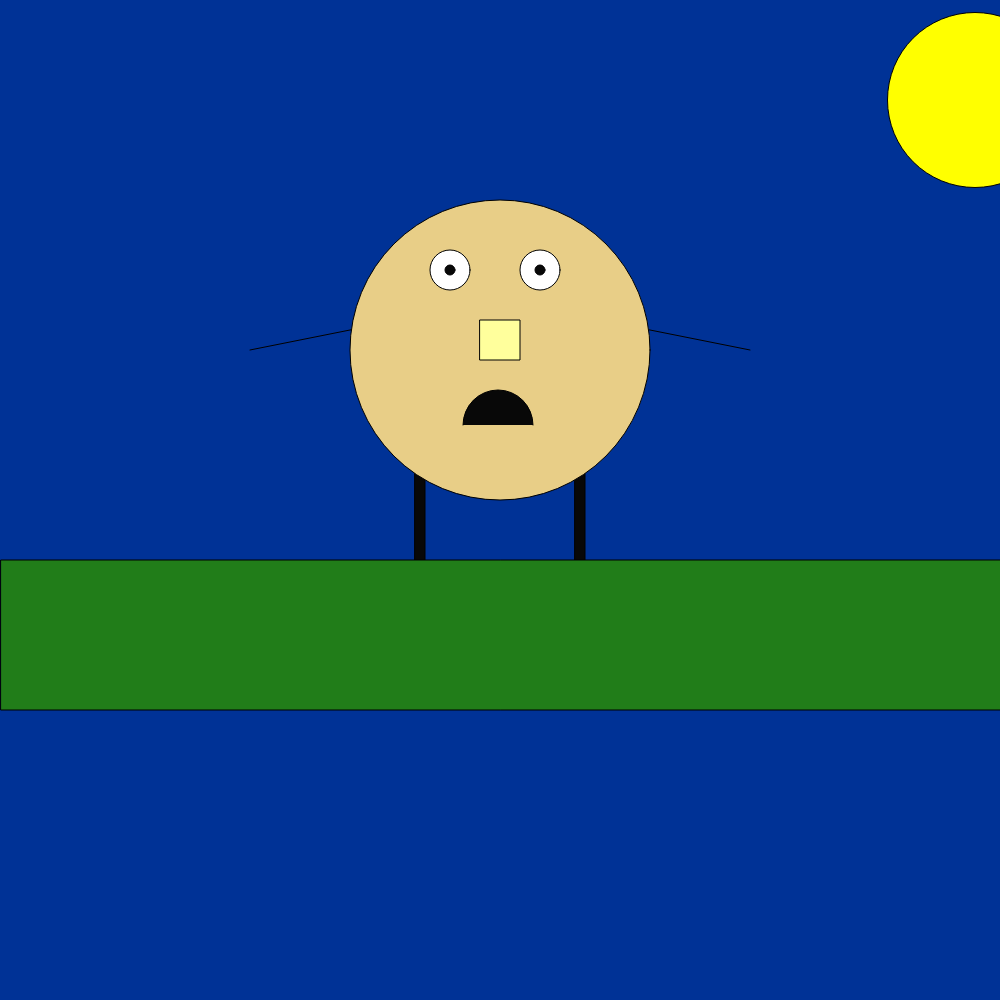
Frame 1 (no input)
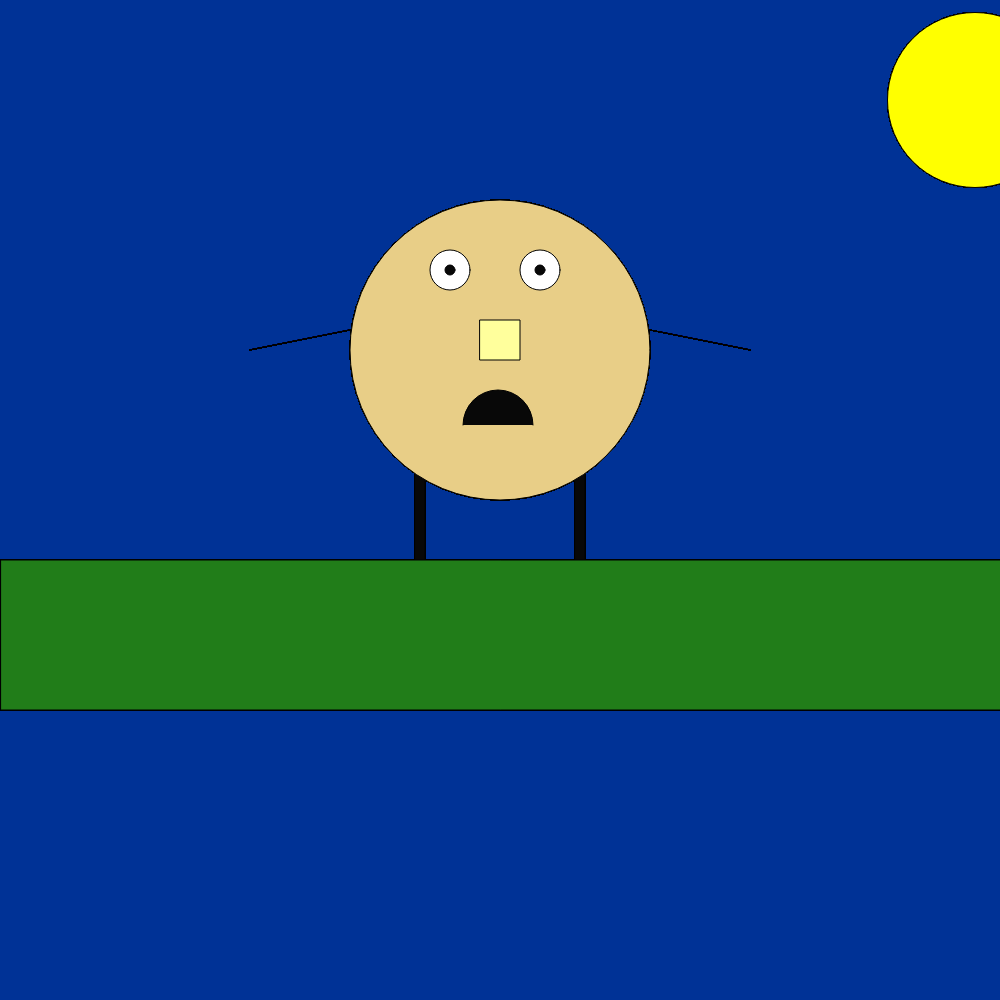
Frame 60 (no input)
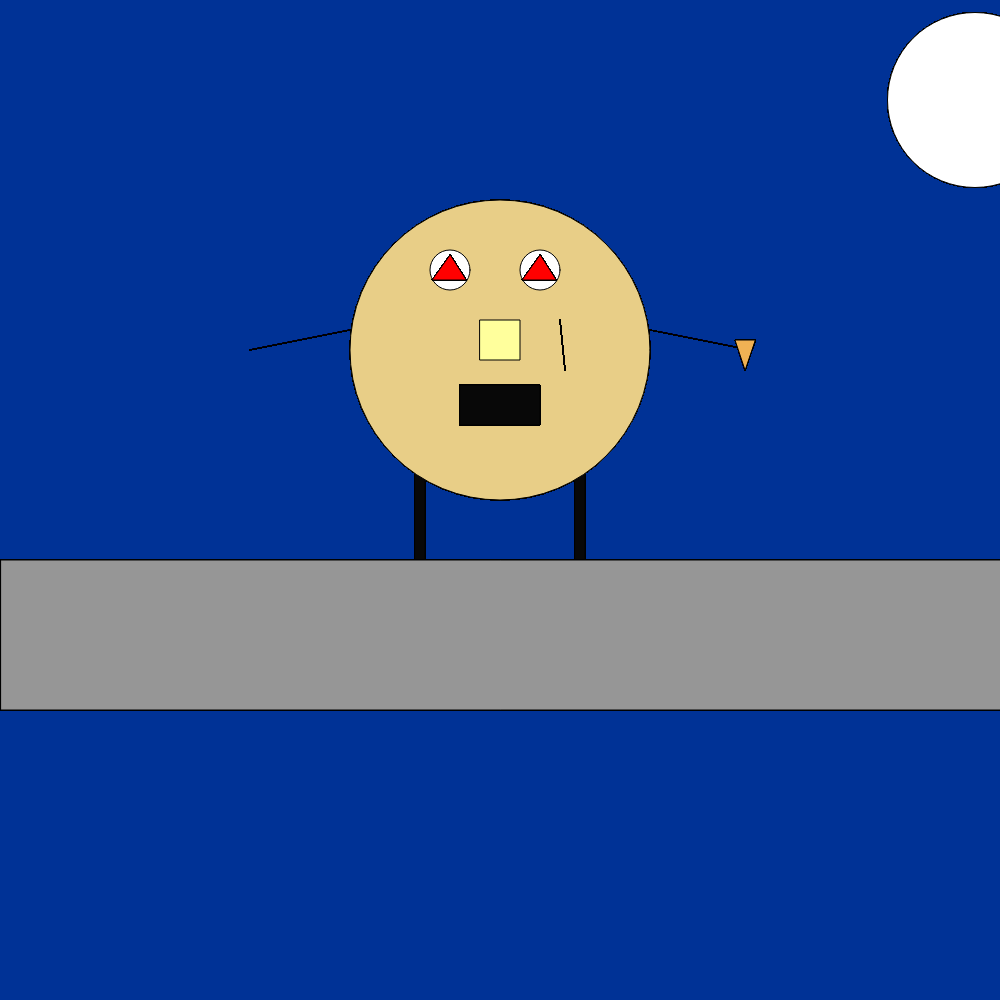
Frame 120 (the mouse pressed at the canvas centre since frame 60)

The p5.js sketch that drew these frames (run headless with seeded random() and noise() and a simulated clock; from frame 60 on, the mouse is pressed at the canvas centre):

// p5.js sketch
// ── sketch.js
function setup() {
  createCanvas(1000, 1000);
  background(0,50,150);
  //print(mouseIsPressed);
}

function draw() {

if (mouseIsPressed){
  fill(255,255,255);
  ellipse(975, 100, 175, 175);

  fill(255, 0, 0);
  triangle(540, 255, 522, 280, 556, 280)

  fill(255, 0, 0);
  triangle(450, 255, 432, 280, 466, 280)

  fill(8, 8, 8);
  rect(460, 385, 80, 40)

  fill(150, 150, 150);
  rect(1, 560, 1000, 150);

  fill(240, 177, 84);
  triangle(745, 370, 735, 340, 755, 340)

  fill(92, 64, 22)
  line(560, 320, 565, 370)





} else {


  fill(255,255,0);
  ellipse(975, 100, 175, 175);

  fill(8, 8, 8);
  rect(415, 465, 10, 100);

  fill(8, 8, 8);
  rect(575, 465, 10, 100);

  fill(8, 8, 8);
  line(250, 350, 375, 325);

  fill(8, 8, 8);
  line(625, 325, 750, 350);

  fill(33, 125, 25);
  rect(1, 560, 1000, 150);

  fill(232, 206, 135);
  ellipse(500, 350, 300, 300);

  fill(8, 8, 8);
  arc(498, 425, 70, 70, PI, TWO_PI, OPEN);

  fill(255)
  ellipse(450, 270, 40, 40);

  fill(8, 8, 8);
  ellipse(450, 270, 10, 10);

  fill(255);
  ellipse(540, 270, 40, 40);

  fill(8, 8, 8);
  ellipse(540, 270, 10, 10);

  fill(255, 255, 156);
  square(480, 320, 40)

}


  print(mouseIsPressed);

}
